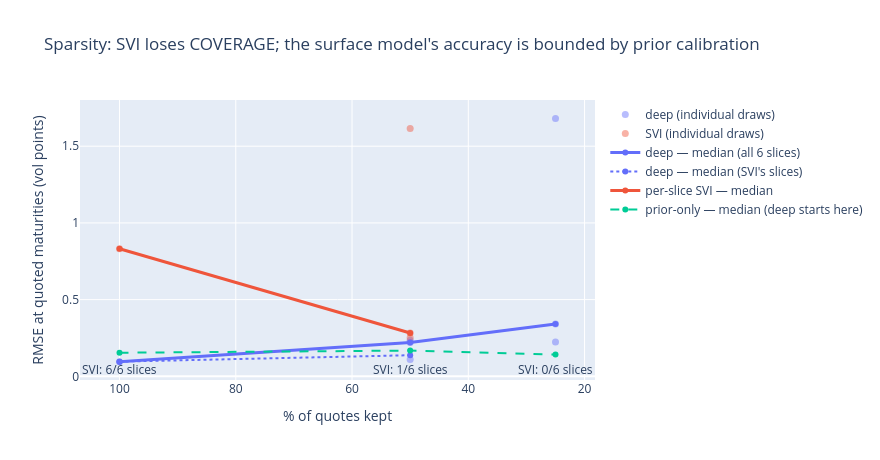

The notebook cell saved with this chart:
### Markdown cell above
## 4. Robustness to quote sparsity — a fair, multi-seed comparison

Quotes are subsampled (100% → 50% → 25%) and the deep smoother is compared against **per-slice
SVI** on the dense truth restricted to the quoted maturities.

**Three defects fixed across v5/v6:**

1. **Prior leakage** (fixed in v5): the prior/collocation/scaling were calibrated on the full
   quote set inside the subsampling loop — the deep model kept seeing quotes SVI was denied,
   which is why its RMSE *fell* as data was removed. Everything is now refit per subsample.
2. **Prior-calibration instability** (fixed in v6): with the leak removed, one 50% subsample
   produced 14.2 vp — the naive ATM-interp in `fit_prior` clamped on one-sided slices and
   corrupted θ(τ). `fit_prior` is now robust (nearest-ATM proxy + joint 5-parameter refinement),
   and the **prior-only RMSE is printed per run**: if a run still blows up, that column says
   whether the prior or the corrector failed.
3. **Single-seed lottery** (fixed in v6): one subsample draw is one lottery ticket (the old 25%
   run beat the old 50% run purely by draw). Each fraction now runs `SPARSITY_SEEDS` draws;
   the figure shows individual draws and the median.

**Non-comparable denominators** (fixed in v5, kept): `svi_surface_rmse` skips slices with
`< MIN_PTS_SLICE` points, so its RMSE is *conditional on calibrability*. The deep model is also
reported on **SVI's calibrable slices only**, and coverage is reported separately.

At 25% the ~14 surviving quotes average ~2.3 points/slice: no slice reaches 6, SVI returns `n/a`.
That is a **coverage** failure — the point of the section — not an accuracy one.

**The honest headline:** the deep smoother's sparsity robustness is *inherited from the prior's
calibration robustness*. The prior×corrector architecture moves the failure point; it does not
remove it.

### Code cell
# --- NB02 quasi-explicit SVI (compact copy, the parametric contender) ---
def _svi_inner(m, s, k, w, wt):
    y = (k - m) / s; z = onp.sqrt(y * y + 1.0)
    A = onp.column_stack([onp.ones_like(y), y, z])
    wmax = float(max(w.max(), 1e-6))
    cons = [{"type": "ineq", "fun": lambda x: x[2]},
            {"type": "ineq", "fun": lambda x: 4 * s - x[2]},
            {"type": "ineq", "fun": lambda x: x[2] - x[1]},
            {"type": "ineq", "fun": lambda x: x[2] + x[1]},
            {"type": "ineq", "fun": lambda x: (4 * s - x[2]) - x[1]},
            {"type": "ineq", "fun": lambda x: x[1] - (x[2] - 4 * s)},
            {"type": "ineq", "fun": lambda x: x[0]},
            {"type": "ineq", "fun": lambda x: wmax - x[0]}]
    r = minimize(lambda x: float(onp.sum(wt * (A @ x - w) ** 2)),
                 onp.array([onp.median(w), 0.0, min(2 * s, wmax)]),
                 jac=lambda x: 2.0 * A.T @ (wt * (A @ x - w)), method="SLSQP", constraints=cons,
                 options={"maxiter": 200, "ftol": 1e-14})
    return r.x, r.fun


def fit_svi_slice_np(k, w, wt):
    best = None
    for m0, s0 in ((0.0, 0.1), (0.0, 0.2)):
        r = minimize(lambda ms: _svi_inner(ms[0], onp.exp(ms[1]), k, w, wt)[1], [m0, onp.log(s0)],
                     method="Nelder-Mead", options={"maxiter": 300})
        x, f_ = _svi_inner(r.x[0], float(onp.exp(r.x[1])), k, w, wt)
        if best is None or f_ < best[0]:
            a, d, c = x; b = c / float(onp.exp(r.x[1]))
            rho = float(onp.clip(d / c, -0.999, 0.999)) if c > 1e-12 else 0.0
            best = (f_, dict(a=float(a), b=float(b), rho=rho,
                             m=float(r.x[0]), s=float(onp.exp(r.x[1]))))
    return best[1]


def svi_surface_rmse(kq, tq, wq, wtq):
    """Per-slice SVI at the QUOTED maturities of the truth grid; skips slices < MIN_PTS.
    Returns (rmse, covered_row_indices) so the deep model can be scored on the SAME slices:
    SVI's RMSE is CONDITIONAL on calibrability and is not comparable to a 6-slice average."""
    errs, covered_idx = [], []
    for i, t in enumerate(TT[:, 0]):
        msk = onp.isclose(tq, t)
        if msk.sum() < MIN_PTS_SLICE:
            continue
        p = fit_svi_slice_np(kq[msk], wq[msk], wtq[msk])
        w_hat = onp.asarray(svi_raw(np.array(KK[i]), **p))
        errs.append(onp.sqrt(onp.maximum(w_hat, 1e-12) / t) - onp.sqrt(WW[i] / t))
        covered_idx.append(i)
    if not errs:
        return onp.nan, covered_idx
    return float(onp.sqrt(onp.mean(onp.concatenate(errs) ** 2))), covered_idx


rows = []
for frac in (1.0, 0.5, 0.25):
    seeds = (SPARSITY_SEEDS[0],) if frac == 1.0 else SPARSITY_SEEDS   # frac=1 keeps everything
    for sd in seeds:
        r = onp.random.default_rng(sd)
        keep = r.random(len(kq)) < frac
        kq_f, tq_f, wq_f = kq[keep], tq[keep], wq[keep]
        wtq_f = iv_target_weights(wq_f, tq_f)

        # CRITICAL: prior, collocation and input scaling refit on the SUBSAMPLE (no leakage).
        pr_p_f = fit_prior(kq_f, tq_f, wq_f, wtq_f)
        pr_f = make_prior(**pr_p_f)
        prior_only = prior_rmse_iv(pr_f, kq_f, tq_f, wq_f)

        klo_f, khi_f = float(kq_f.min()), float(kq_f.max())
        tlo_f, thi_f = float(tq_f.min()), float(tq_f.max())
        G_f = make_collocation(klo_f, khi_f, tlo_f, thi_f)
        elo_f, ehi_f = ext_range(klo_f, khi_f)
        ext_f = (elo_f, ehi_f, tlo_f, thi_f)

        wm = make_model(pr_f, max(abs(elo_f), abs(ehi_f)),
                        (tlo_f + thi_f) / 2, (thi_f - tlo_f) / 2)
        p_fit, _ = train_logged(wm, init_mlp([2, *HIDDEN, 1], seed=SEED), kq_f, tq_f, wq_f, wtq_f,
                                G_f, LAMBDA_BFLY, LAMBDA_CAL, EPOCHS_ABL,
                                n_logs=3, ext_dom=ext_f)

        deep_all = rmse_iv_on_grid(wm, p_fit, KK, TT, WW)
        svi_rmse, cov_idx = svi_surface_rmse(kq_f, tq_f, wq_f, wtq_f)
        ncov = len(cov_idx)
        deep_cov = (rmse_iv_on_grid(wm, p_fit, KK[cov_idx], TT[cov_idx], WW[cov_idx])
                    if ncov else None)

        rows.append(dict(frac=frac, seed=sd, n=int(keep.sum()),
                         prior_rmse=prior_only,
                         deep=deep_all * 100,
                         deep_cov=deep_cov * 100 if ncov else None,
                         svi=svi_rmse * 100 if ncov else None,
                         svi_slices=ncov))
        svi_txt = f"{svi_rmse*100:6.3f}" if ncov else "   n/a"
        cov_txt = f"{deep_cov*100:6.3f}" if ncov else "   n/a"
        print(f"kept {frac*100:>4.0f}% seed {sd:>2} (n={keep.sum():>3}) | "
              f"prior-only {prior_only:6.3f} | deep[all] {deep_all*100:6.3f} | "
              f"deep[SVI's {ncov}] {cov_txt} | SVI {svi_txt} vp | "
              f"{ncov}/{len(TT[:,0])} calibrable")

print("\nReading guide: if a deep run is bad AND its prior-only RMSE is bad, the PRIOR calibration\n"
      "failed on that draw (not the corrector). Deep degradation should be graceful in the MEDIAN;\n"
      "single draws fluctuate because subsampling changes both information AND noise.")

# ---------- figure: individual draws + medians ----------
def _med(vals):
    v = [x for x in vals if x is not None]
    return float(onp.median(v)) if v else None


fracs = sorted({r_["frac"] for r_ in rows}, reverse=True)
fr_pct = [f * 100 for f in fracs]
med_deep = [_med([r_["deep"] for r_ in rows if r_["frac"] == f]) for f in fracs]
med_cov  = [_med([r_["deep_cov"] for r_ in rows if r_["frac"] == f]) for f in fracs]
med_svi  = [_med([r_["svi"] for r_ in rows if r_["frac"] == f]) for f in fracs]
med_pri  = [_med([r_["prior_rmse"] for r_ in rows if r_["frac"] == f]) for f in fracs]

fig = go.Figure()
fig.add_trace(go.Scatter(x=[r_["frac"] * 100 for r_ in rows], y=[r_["deep"] for r_ in rows],
                         mode="markers", name="deep (individual draws)",
                         marker=dict(color="#636efa", size=7, opacity=0.45)))
fig.add_trace(go.Scatter(x=[r_["frac"] * 100 for r_ in rows], y=[r_["svi"] for r_ in rows],
                         mode="markers", name="SVI (individual draws)",
                         marker=dict(color="#ef553b", size=7, opacity=0.45)))
fig.add_trace(go.Scatter(x=fr_pct, y=med_deep, mode="lines+markers",
                         name="deep — median (all 6 slices)", line=dict(color="#636efa", width=3)))
fig.add_trace(go.Scatter(x=fr_pct, y=med_cov, mode="lines+markers",
                         name="deep — median (SVI's slices)",
                         line=dict(color="#636efa", dash="dot")))
fig.add_trace(go.Scatter(x=fr_pct, y=med_svi, mode="lines+markers",
                         name="per-slice SVI — median", line=dict(color="#ef553b", width=3)))
fig.add_trace(go.Scatter(x=fr_pct, y=med_pri, mode="lines+markers",
                         name="prior-only — median (deep starts here)",
                         line=dict(color="#00cc96", dash="dash")))
for f in fracs:
    ncovs = [r_["svi_slices"] for r_ in rows if r_["frac"] == f]
    fig.add_annotation(x=f * 100, y=0, yref="paper", yanchor="bottom", showarrow=False,
                       text=f"SVI: {int(onp.median(ncovs))}/6 slices")
fig.update_layout(width=880, height=460, xaxis_title="% of quotes kept",
                  yaxis_title="RMSE at quoted maturities (vol points)",
                  title="Sparsity: SVI loses COVERAGE; the surface model's accuracy is bounded "
                        "by prior calibration")
fig.update_xaxes(autorange="reversed")
fig.show()

### Figure 1 — Plotly figure (JSON) as saved in the notebook; plotly's stock layout.template omitted (floating-point values rounded to 4 significant figures)
{"data": [{"marker": {"color": "#636efa", "opacity": 0.45, "size": 7}, "mode": "markers", "name": "deep (individual draws)", "type": "scatter", "x": [100, 50, 50, 50, 25, 25, 25], "y": [0.09581, 0.2205, 0.1094, 0.2355, 0.3408, 1.681, 0.2245]}, {"marker": {"color": "#ef553b", "opacity": 0.45, "size": 7}, "mode": "markers", "name": "SVI (individual draws)", "type": "scatter", "x": [100, 50, 50, 50, 25, 25, 25], "y": [0.8315, 1.615, 0.282, 0.2512, null, null, null]}, {"line": {"color": "#636efa", "width": 3}, "mode": "lines+markers", "name": "deep — median (all 6 slices)", "type": "scatter", "x": [100, 50, 25], "y": [0.09581, 0.2205, 0.3408]}, {"line": {"color": "#636efa", "dash": "dot"}, "mode": "lines+markers", "name": "deep — median (SVI's slices)", "type": "scatter", "x": [100, 50, 25], "y": [0.09581, 0.1375, null]}, {"line": {"color": "#ef553b", "width": 3}, "mode": "lines+markers", "name": "per-slice SVI — median", "type": "scatter", "x": [100, 50, 25], "y": [0.8315, 0.282, null]}, {"line": {"color": "#00cc96", "dash": "dash"}, "mode": "lines+markers", "name": "prior-only — median (deep starts here)", "type": "scatter", "x": [100, 50, 25], "y": [0.1538, 0.1678, 0.1418]}], "layout": {"annotations": [{"showarrow": false, "text": "SVI: 6/6 slices", "x": 100, "y": 0, "yanchor": "bottom", "yref": "paper"}, {"showarrow": false, "text": "SVI: 1/6 slices", "x": 50, "y": 0, "yanchor": "bottom", "yref": "paper"}, {"showarrow": false, "text": "SVI: 0/6 slices", "x": 25, "y": 0, "yanchor": "bottom", "yref": "paper"}], "height": 460, "title": {"text": "Sparsity: SVI loses COVERAGE; the surface model's accuracy is bounded by prior calibration"}, "width": 880, "xaxis": {"autorange": "reversed", "title": {"text": "% of quotes kept"}}, "yaxis": {"title": {"text": "RMSE at quoted maturities (vol points)"}}}}
